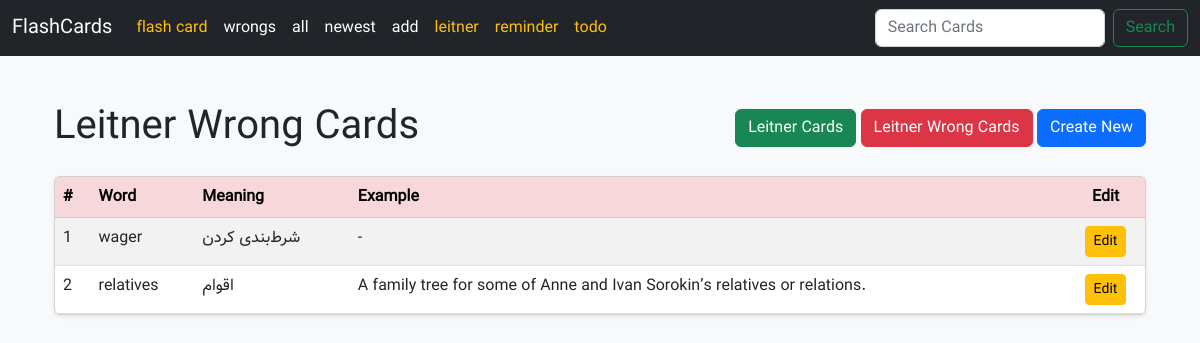
The app's page /flashcard/leitnerwrongcards/, older data.
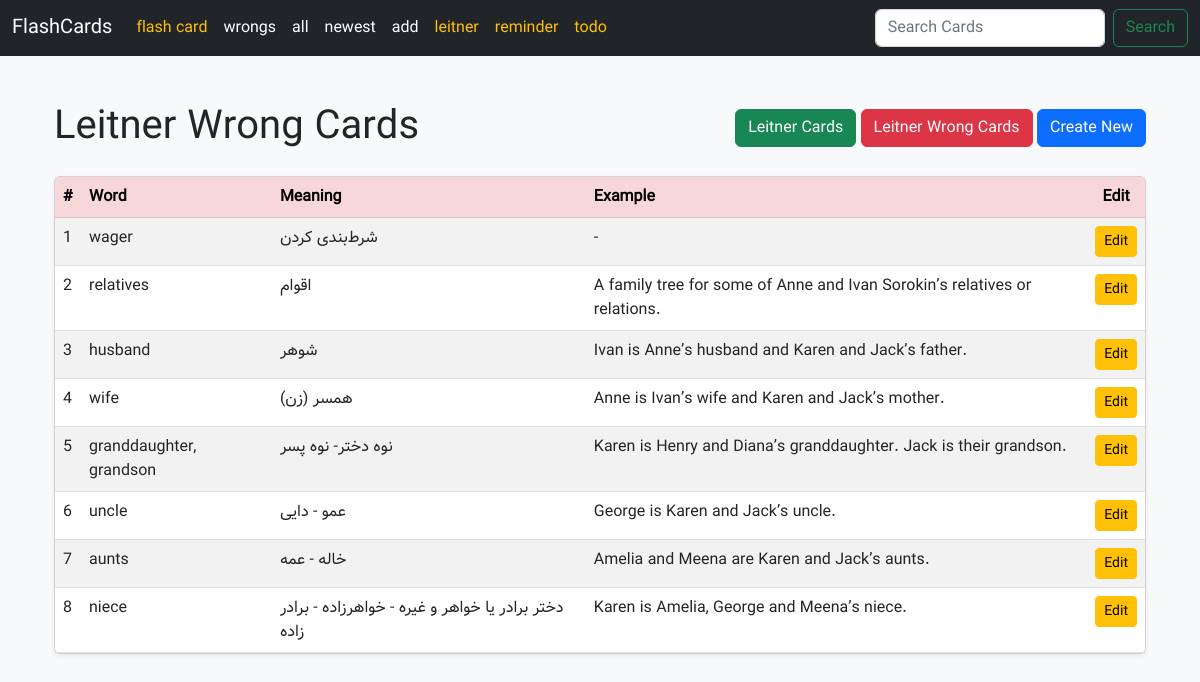
The same page, newer data.
### home/models.py (models this page shows, shortened)
class FlashLeitner(models.Model):
    word = models.CharField(max_length=512)
    meaning = models.CharField(max_length=512)
    example = models.CharField(max_length=1024, null=True, blank=True)
    rate = models.SmallIntegerField(default=0)
    last_reply = models.BooleanField(default=False)
    created_at = models.DateTimeField(auto_now_add=True)
    next_review_date = models.DateField()
    start_day = models.DateField(default=timezone.localdate)

### home/views.py (the view)
# urls.py: path("leitnerwrongcards/" ,FlashLeitnerCardWrongAnswerView.as_view(),name="leitner_wrong_cards"),
class FlashLeitnerCardWrongAnswerView(View):
    def get(self, request):
        cards = FlashLeitner.objects.filter(last_reply=False)
        return render(request, "home/leitner_wrong_cards.html", {"cards": cards})

### home/templates/home/leitner_wrong_cards.html
{% extends 'base.html' %}
{% block content %}
  <div class="container mt-4">
    <div class="d-flex justify-content-between align-items-center mb-4">
      <h1 class="m-0">Leitner Wrong Cards</h1>
      <div>
        <a class="btn btn-success" href="{% url 'home:leitner_cards' %}">Leitner Cards</a>
        <a class="btn btn-danger" href="{% url 'home:leitner_wrong_cards' %}">Leitner Wrong Cards</a>
        <a class="btn btn-primary" href="{% url 'home:leitner_card_create' %}">Create New</a>
      </div>
    </div>
    {% if cards %}
      <div class="card shadow-sm">
        <div class="card-body p-0">
          <table class="table table-hover table-striped m-0">
            <thead class="table-danger">
              <tr>
                <th>#</th>
                <th>Word</th>
                <th>Meaning</th>
                <th>Example</th>
                <th class="text-center">Edit</th>
              </tr>
            </thead>
            <tbody>
              {% for card in cards %}
                <tr>
                  <td>{{ forloop.counter }}</td>
                  <td>{{ card.word }}</td>
                  <td>{{ card.meaning }}</td>
                  <td>{{ card.example|default:'-' }}</td>
                  <td class="text-center">
                    <a class="btn btn-warning btn-sm" href="{% url 'home:leitner_card_edit' card.id %}">Edit</a>
                  </td>
                </tr>
              {% endfor %}
            </tbody>
          </table>
        </div>
      </div>
    {% else %}
      <div class="alert alert-warning mt-4" role="alert">No cards available.</div>
    {% endif %}
  </div>
{% endblock %}

### templates/base.html (shortened to what this page needs)
{% load static %}
<!DOCTYPE html>
<html lang="fa">
  <head>
    <link href="{% static 'css/bootstrap.min.css' %}" rel="stylesheet" />
  </head>
  <body class="bg-light" style="font-family: Vazir">
    {% include 'navbar.html' %}
    <div class="container mt-5">
      {% block content %}
      {% endblock %}
    </div>
  </body>
</html>

### templates/navbar.html (shortened to what this page needs)
<nav class="navbar navbar-expand-lg navbar-dark bg-dark">
  <div class="container-fluid">
    <a class="navbar-brand" href="{% url 'home:home' %}">FlashCards</a>
    <div class="collapse navbar-collapse" id="navbarNavDropdown">
      <ul class="navbar-nav">
        <li class="nav-item">
          <a class="nav-link active text-warning" aria-current="page" href="{% url 'home:home' %}">flash card</a>
        </li>
        {% if request.resolver_match.app_name == "home" %}
        <li class="nav-item">
          <a class="nav-link active" aria-current="page" href="{% url 'home:cardswrong' %}">wrongs</a>
        </li>
        <li class="nav-item">
          <a class="nav-link active" aria-current="page" href="{% url 'home:cards' %}">all</a>
        </li>
        <li class="nav-item">
          <a class="nav-link active" aria-current="page" href="{% url 'home:cardnewest' %}">newest</a>
        </li>
        <li class="nav-item">
          <a class="nav-link active" aria-current="page" href="{% url 'home:cardcreate' %}">add</a>
        </li>
        {% endif %}
        <li class="nav-item">
          <a class="nav-link active text-warning" aria-current="page" href="{% url 'home:leitner_home' %}">leitner</a>
        </li>
        <li class="nav-item">
          <a class="nav-link active text-warning" aria-current="page" href="{% url 'reminder:home' %}">reminder</a>
        </li>
        <li class="nav-item">
          <a class="nav-link active text-warning" aria-current="page" href="{% url 'todo:todo_list' %}">todo</a>
        </li>
      </ul>
      <form class="d-flex ms-auto" action="{% url 'home:cardsearch' %}" method="get">
        <input class="form-control me-2" type="search" placeholder="Search Cards" aria-label="Search" name="query" value="{{ request.GET.query }}">
        <button class="btn btn-outline-success" type="submit">Search</button>
      </form>
    </div>
  </div>
</nav>

Row changes from the older to the newer data that the page shows:
added FlashLeitner: word "husband", meaning "شوهر", example "Ivan is Anne’s husband and Karen and Jack’s father."
added FlashLeitner: word "wife", meaning "همسر (زن)", example "Anne is Ivan’s wife and Karen and Jack’s mother."
added FlashLeitner: word "granddaughter, grandson", meaning "نوه دختر- نوه پسر", example "Karen is Henry and Diana’s granddaughter. Jack is their grandson."
added FlashLeitner: word "uncle", meaning "عمو - دایی", example "George is Karen and Jack’s uncle."
added FlashLeitner: word "aunts", meaning "خاله - عمه", example "Amelia and Meena are Karen and Jack’s aunts."
added FlashLeitner: word "niece", meaning "دختر برادر یا خواهر و غیره - خواهرزاده - برادر زاده", example "Karen is Amelia, George and Meena’s niece."
